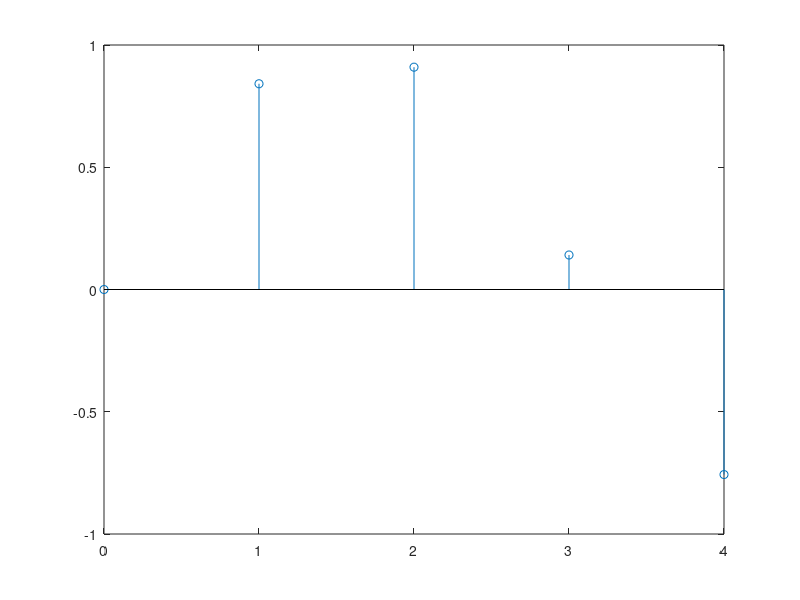

MATLAB code to generate this figure:
clear all
close all

% Primero obtenemos An como en el apartado 1
N = 10;
An = 4 * randi([0,1], 1, N) - 2;

% Ahora obtenemos la secuencia del apartado 2
Tb = 1e-3;
L = 8;
Tm = Tb / L;
E = 1;

n = 0 : 1 : L/2;

dsin = stem(n, sin(n))


% sn = ones(1, L);
% sn = sqrt(E/L) * sn;
%
% % Preparamos la nueva secuencia y obtenemos la secuencia
% Tb_Xn = Tb * length(An);
% L_Xn = L * length(An);
% Tm_Xn = Tb_Xn / L_Xn;
% Xn = kron(An, sn);
%
% % Calculamos la energía de la secuencia
% E_Xn = Xn*Xn'
% P_Xn = E_Xn / Tb_Xn
